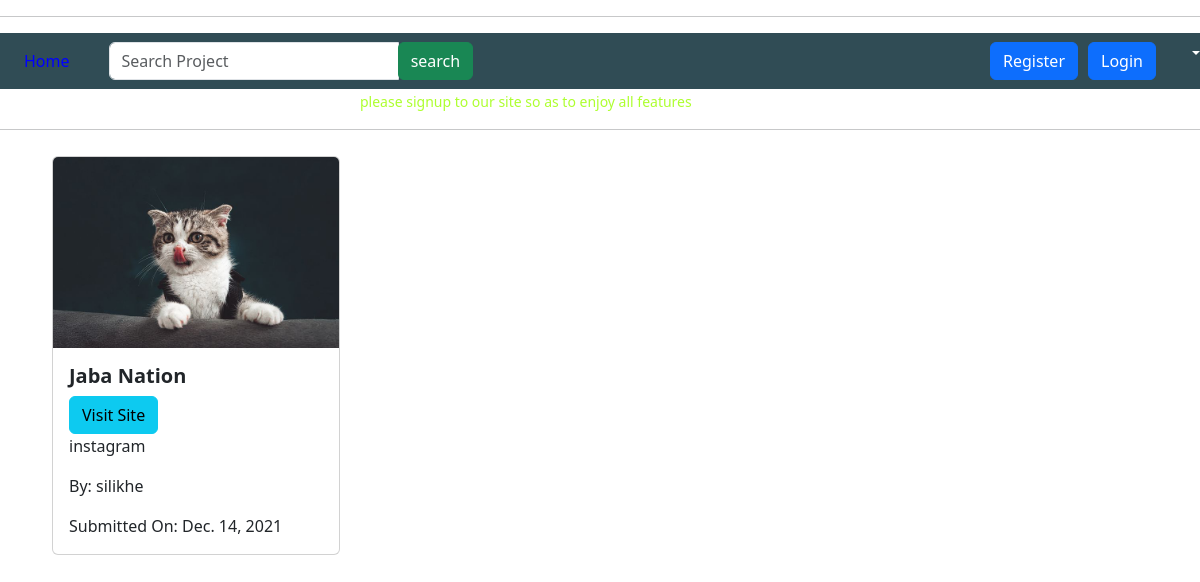
/, run on an earlier commit of the app's database.
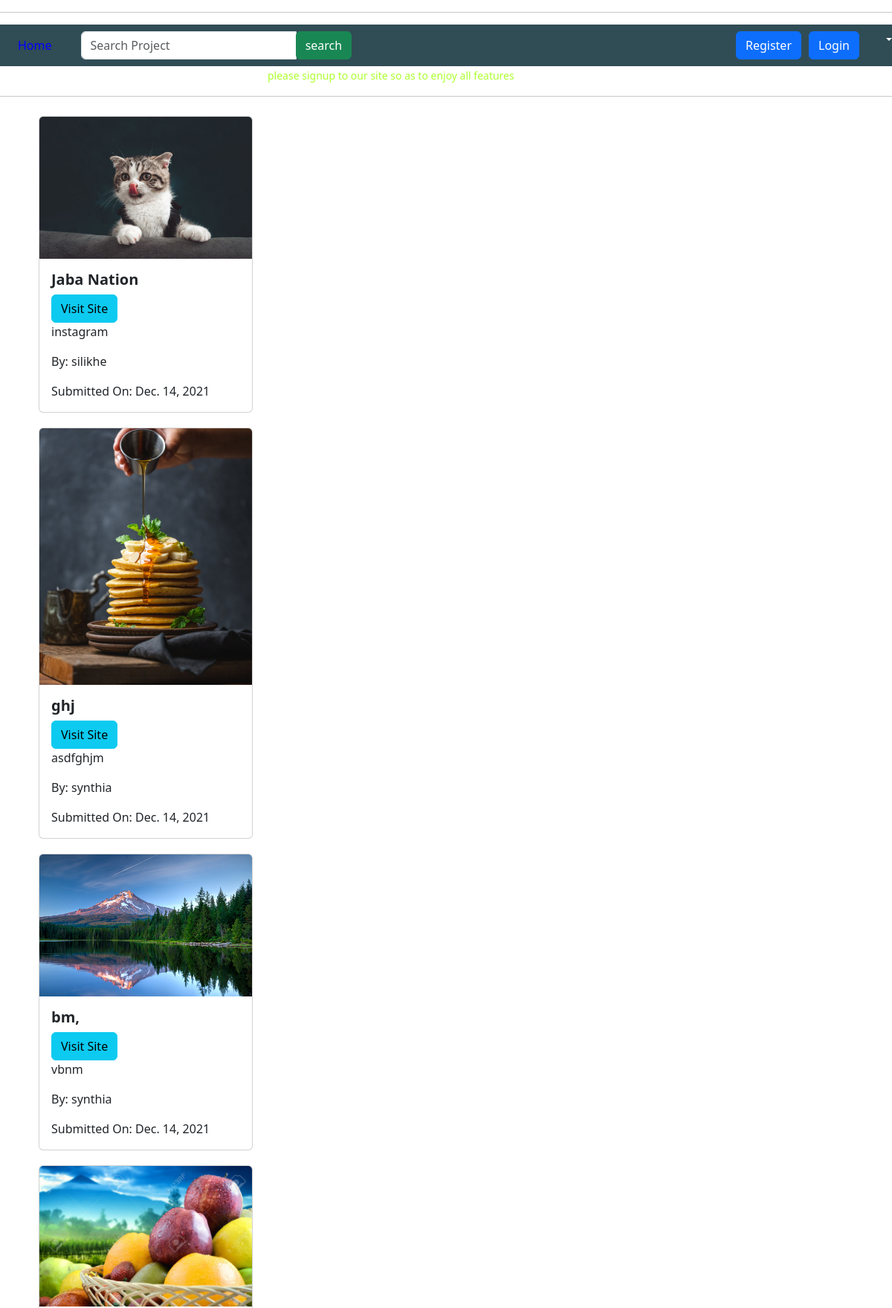
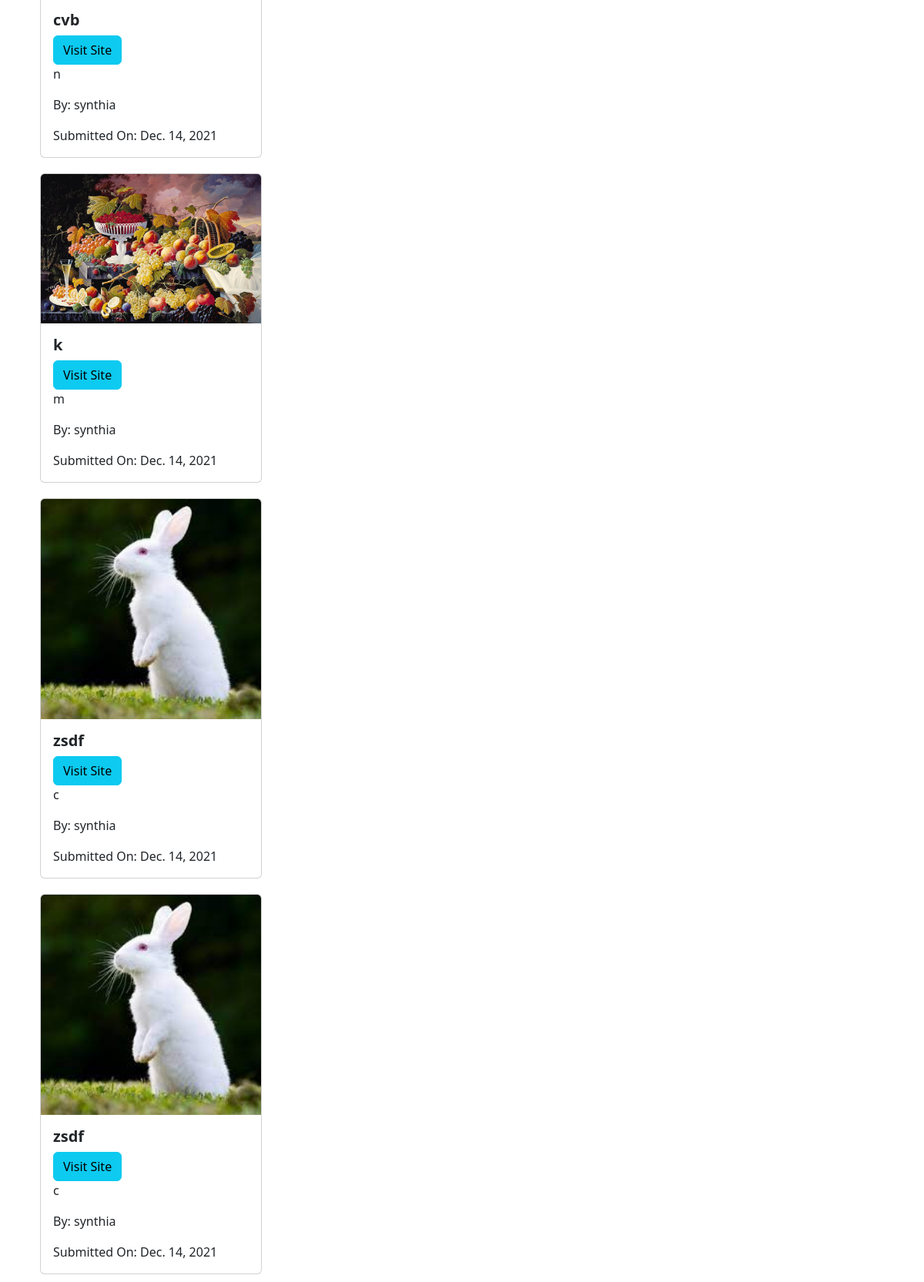
And on a later commit of the database (2 pictures, top to bottom).
### awards/models.py (models this page shows, shortened)
class Project(models.Model):
    title=models.CharField(max_length=200)
    url=models.URLField(max_length=200)
    description=models.TextField(max_length=200)
    user=models.ForeignKey(User,on_delete=models.CASCADE)
    photo=models.ImageField(upload_to='projects/photos/',default='default.png')
    date=models.DateTimeField(auto_now_add=True,blank=True)
    @classmethod
    def all_projects(cls):
        return cls.objects.all()

### awards/views.py (the view)
# urls.py: path('', views.view_projects, name='welcome'),
def view_projects(request):
    projects=Project.all_projects()
    form=ProjectForm()
    return render(request, 'index.html',{"projects":projects,"form":form})

### awards/forms.py
class ProjectForm(forms.ModelForm):
    class Meta:
        model=Project
        fields = ['title','url','description','photo']

### awards/templates/index.html (shortened to what this page needs)
{% extends "base.html" %}
{% load static %}
{% load django_bootstrap5 %}
{% block styles %}
{% bootstrap_css %}
  <link href="{% static 'css/bootstrap.min.css' %}" rel="stylesheet">
  {% endblock %}
{% block content %}
{% include 'navbar.html' %}
{%load django_bootstrap5%}
<div class="container">
  {% for project in projects %}
    <div class="row" >
      <div class="col-md-6">
        <div class="card" style="width: 18rem; margin: 10px;">
          <img class="card-img-top" src="{{project.photo.url}}" alt="Card image cap">
          <div class="card-body">
            <h5 class="card-title" style="font-weight: bold;">{{project.title}}</h5><span> <a class="btn btn-info" href="{{project.url}}" target="_blank">Visit Site</a> </span>
            <p class="card-text">{{project.description}}</p>
            <p class="card-text">By: {{project.user.username}}</p>
            <p class="card-text">Submitted On: {{project.date|date}}</p>
          </div>
        </div>
      </div>
    </div>
    {% endfor %}
</div>
{% endblock %}

### awards/templates/base.html (shortened to what this page needs)
{% load django_bootstrap5 %}
{% load static %}
<!DOCTYPE html>
<html lang="en">
<head>
  {% block styles %}
  {% endblock %}
</head>
<body>
  {% block content %}
    {%endblock%}
</body>
</html>

### awards/templates/navbar.html (shortened to what this page needs)
{% extends "base.html" %}
{% load django_bootstrap5 %}
 {% load static %}
 {% block styles %}
{% bootstrap_css %}
  <link rel="stylesheet" href="{% static 'css/nav.css' %}">
   {% endblock %}
 {% block content %}
<hr>
<nav class="navbar navbar-expand-sm navbar-custom">
    <div class="collapse navbar-collapse " id="navbarCollapse">
        <div class="navbar-nav">
            <a href="{% url 'welcome' %}" class="nav-item nav-link active" style="color: blue;">Home</a>
            <a href="#" class="nav-item nav-link"></a>
        </div>
        <div class=" col-md-4 navbar-right">
            <form class="navbar-form" role="search" action="{% url 'search_results' %}">
              <div class="input-group">
                <input type="text" class="form-control" placeholder="Search Project" name="project">
                <br>
                <div >
                  <button class="btn btn-success " type="submit">search</button>
                </div>
                <br>
              </div>
            </form>
          </div>
        {% if user.is_authenticated %}
        <div class="navbar-nav ml-auto col-md-4 navbar-right">
            <span><a href="{% url 'projects' %}" class="btn btn-primary" style="background-color: palevioletred; margin-right: 10px;">Add  Project</a>
            </span>
            <span style="color: white; float: right;"> {{user.username}}</span>
        </div>
        {% else %}
        <div class="navbar-nav ml-auto navbar-right">
            <a href="{% url 'signup' %}" class="btn btn-primary" style="color: white; margin-right: 10px;">Register</a>
            <a href="{% url 'login' %}" class="btn btn-primary" style="color: white;">Login</a>
        </div>
        {% endif %}
        <ul class="nav-item dropdown">
            <a  class="nav-link dropdown-toggle" href="#" id="navbarDropdown" role="button" data-toggle="dropdown" aria-haspopup="true" aria-expanded="false" style="color: white;" style="float: r;">
            </a>
        </ul>
    </div>
</nav>
{% if user.is_authenticated  %}
{% else %}
<small class="text-center;" style="color: greenyellow; margin-left: 30%;">please signup to our site so as to enjoy all features</small>
{% endif %}
<hr>
 {% endblock %}

### static/css/nav.css (style rules this page uses)
.navbar-custom { background-color: rgb(48, 76, 85); }
.navbar-custom .navbar-nav .nav-link { color: rgba(255,255,255,.5); }

What changed in the data, as far as the page shows it:
added Project: photo (picture), title "ghj", description "asdfghjm", user.username "synthia", date "Dec. 14, 2021"
added Project: photo (picture), title "bm,", description "vbnm", user.username "synthia", date "Dec. 14, 2021"
added Project: photo (picture), title "cvb", description "n", user.username "synthia", date "Dec. 14, 2021"
added Project: photo (picture), title "k", description "m", user.username "synthia", date "Dec. 14, 2021"
added Project: photo (picture), title "zsdf", description "c", user.username "synthia", date "Dec. 14, 2021"
added Project: photo (picture), title "zsdf", description "c", user.username "synthia", date "Dec. 14, 2021"
